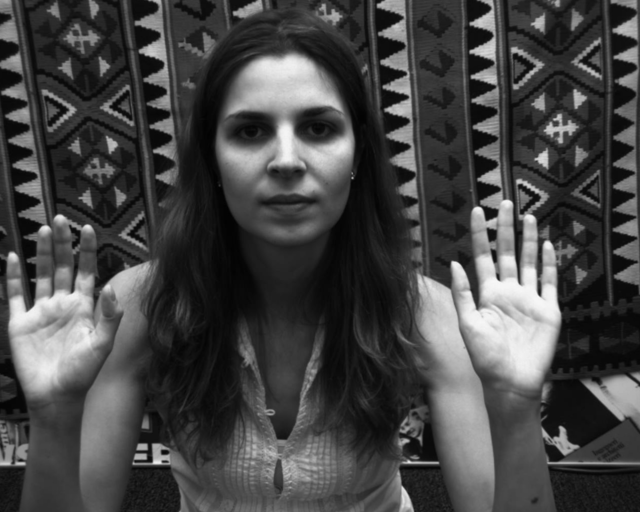
%> input picture ex2/Left.tif, 640 x 512 px
$ octave scr2.m   (GNU Octave 9; MATLAB toolbox functions it lacks are replaced by stand-ins)
%> lines starting %> are read from the running program, lines starting %| are printed output that depends on the picture
### ex2/draw_epipolar_lines.m
function [] = draw_epipolar_lines(im_L,im_R,F,p,f1,f2)
l = F * [p' 1]';
y_1 = (-l(1) - l(3)) / l(2);
q = [1, y_1]
y_end = (-l(1) * size(im_R,2) - l(3)) / l(2);
p = [size(im_R,2), y_end]
figure(f2);
hold on;
plot([q(1), p(1)],[q(2),p(2)]);

end

### ex2/homo.m
function result = homo(vec)
%HOMO Summary of this function goes here
%   Detailed explanation goes here;
[r, h] = size(vec);
result = vec ./ vec(r);
result = result(1: size(vec)-1);

end

### ex2/proj.m
function result = proj(M,p)
new_p = [p' 1];
result = M * new_p';
result = result ./ result(3);
result = result(1:2);
end

### ex2/vector_to_vector_product_matrix.m
function result = vector_to_vector_product_matrix(u)
%VECTOR_TO_VECTOR_PRODUCT_MATRIX Summary of this function goes here
%   Detailed explanation goes here
result = [0 -u(3) u(2);
          u(3) 0 -u(1);
         -u(2) u(1) 0];
end

### ex2/scr2.m
%%%%%%%%%%%%%%%%%%%%%%%%%%%%%%%%%%%%%%%%%%%%%%%%%%%%%%%%%%%%%%
% A(1) Fill in the missing values, given the partial values of the parameters
%of the left and right cameras
%%%%%%%%%%%%%%%%%%%%%%%%%%%%%%%%%%%%%%%%%%%%%%%%%%%%%%%%%%%%%%

% Image L
 % You are given
 % The projection matrix
    M_L= [1100.504780,0,331.023000,0; 0, 1097.763735,259.386377, 0; 0, 0,1,0]

 %Rotation:
     R_L=[ 1  0 0
           0 1 0
           0 0 1]
%Focal length:
    f_L=1.0

% Compute COP1:
  T_L= [0, 0, 0]
%Compute the image center:
% we can find the center of the image in the projection materix
     ox_L = M_L(1, 3);
     oy_L = M_L(2, 3);

% compute the scale factor:
% Since we know f_L is 1 then
     Sx_L =  M_L(1, 1);
     Sy_L =  M_L(2, 2)

 % Compute intrinsic projection matrices:

    Mint_L= M_L(:,1:3);

% Image R:
%You are given the intrinsic parameters:
    %Image center:
    ox_R = 320.798101,
    oy_R = 236.431326,

    % Scale factor:
    Sx_R = 1095.671499,
    Sy_R = 1094.559584

    % Focal length:
    f_R= 1

    % Translation w.r.t. the world origin
    T_R=-[178.2218
          18.8171
          -13.7744]
%    With respect to the image
   T_R_inhomo = T_R ./ T_R(3)

   % Rotation
    R_R =[
         0.9891    0.0602   -0.1346
        -0.0590    0.9982    0.0134
         0.1351   -0.0053    0.9908]

% Compute intrinsic projection matrices: Mint1 and Mint2

   Mint_R= [Sx_R*f_R 0 ox_R;
            0 Sy_R*f_R  oy_R
            0 0 1];

% Compute the projection matrix
    M_R= Mint_R * [R_R R_R * -T_R];

% Compute
    COP_L = null(M_L);
    COP_R = null(M_R);
    COP_R_homo = COP_R ./ COP_R(4);

% What is the distance between COP_L and COP_R?
D= norm(COP_R_homo(1:3) - COP_L(1:3));


%%%%%%%%%%%%%%%%%%%%%%%%%%%%%%%%%%%%%%%%%%%%%%%%%%%%%%%%%%%%%%
% A(2) Projection                                             %
%%%%%%%%%%%%%%%%%%%%%%%%%%%%%%%%%%%%%%%%%%%%%%%%%%%%%%%%%%%%%%

   % Write a finction p=proj(M,P) that recieves as input
   % the 3D point P,  and a projection  matrix M, and output
   % the  2D coordinates of the projected point.

    P=[-140,50,1200]';
    p_L=proj(M_L,P);
    p_R=proj(M_R,P);

    Q=[30,100,2000]';
    q_L=proj(M_L,Q);
    q_R=proj(M_R,Q);

%%%%%%%%%%%%%%%%%%%%%%%%%%%%%%%%%%%%%%%%%%%%%%%%%%%%%%%%%%%%%
% Read the images into im1 and im2,  and dispaly them.      %
% Using the command figure(f1) will redisplay the figure    %
% containing im1.                                           %
%%%%%%%%%%%%%%%%%%%%%%%%%%%%%%%%%%%%%%%%%%%%%%%%%%%%%%%%%%%%%


    im_L=imread('Left.tif');
%> im_L is the input picture: size 512x640 uint8; min 2, max 248, mean 69.5
    im_R=imread('Right.tif');
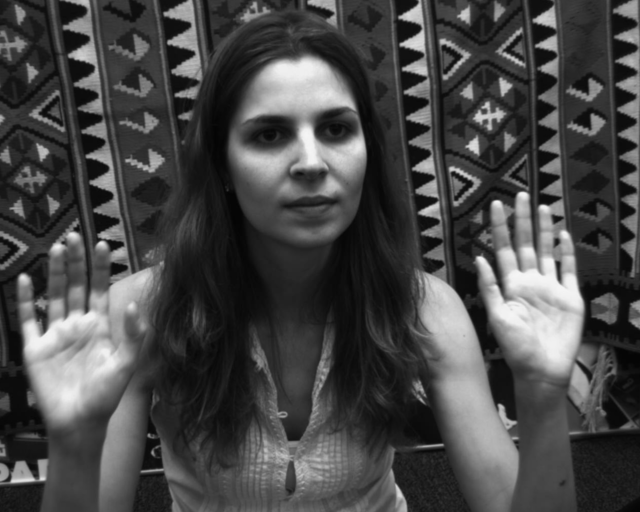
%> input picture ex2/Right.tif, 640 x 512 px
%> im_R is the input picture: size 512x640 uint8; min 4, max 246, mean 71.7

    figure;
    imshow(im_L,[])
    hold on;
    f1=gcf;

    % display the projection on the two images
    figure(f1);
    plot(p_L(1),p_L(2),'*r');
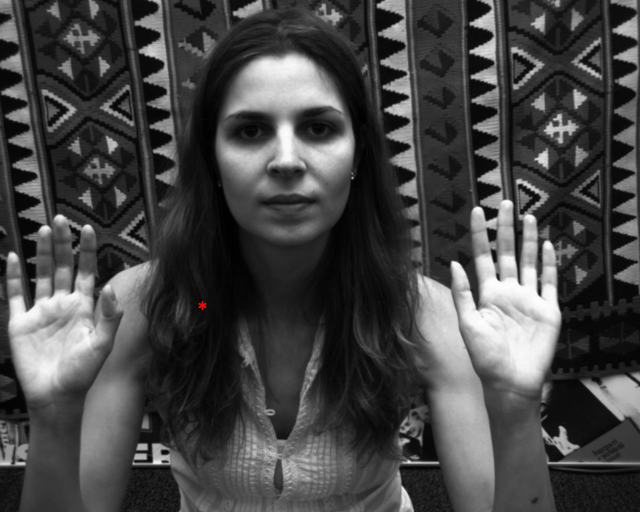
%> figure redrawn from the program's plot data


    figure;
    imshow(im_R,[])
    hold on;
    f2=gcf;

    figure(f2);
    plot(p_R(1),p_R(2),'*r');


    figure;
    imshow(im_L,[])
    hold on;
    f3=gcf;

    figure(f3);
    plot(q_L(1),q_R(2),'*r');
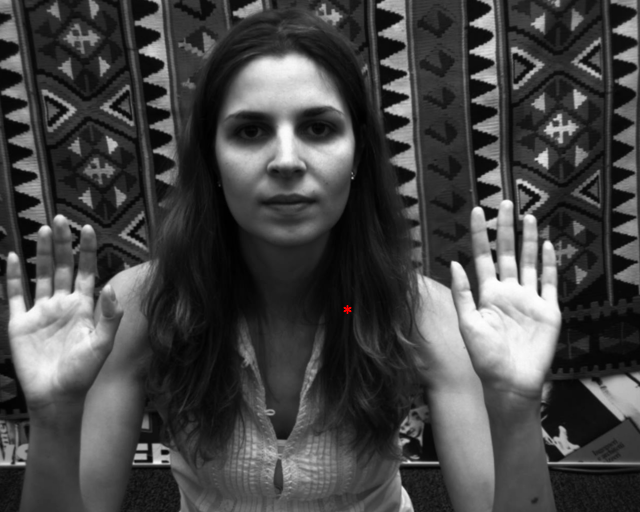
%> figure redrawn from the program's plot data

    figure;
    imshow(im_R,[])
    hold on;
    f4=gcf;

    figure(f4);
    plot(q_R(1),q_R(2),'*r');
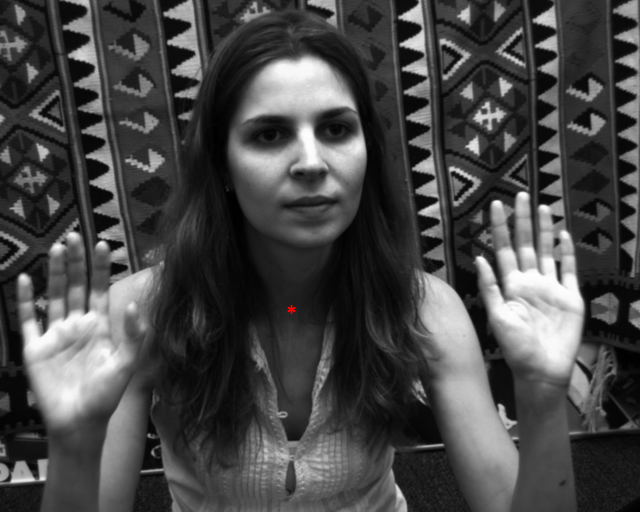
%> figure redrawn from the program's plot data


%%%%%%%%%%%%%%%%%%%%%%%%%%%%%%%%%%%%%%%%%%%%%%%%%%%%%%%%%%%%%
% A(5-7)compute the fundamnral matrix F, the epipoles e_L   %
% and e_R,                                       %
%%%%%%%%%%%%%%%%%%%%%%%%%%%%%%%%%%%%%%%%%%%%%%%%%%%%%%%%%%%%%


     COP_R_homo = COP_R ./ COP_R(4);
     e_L= proj(M_L, homo(COP_R));
     e_R= proj(M_R, homo(COP_L));

     F = vector_to_vector_product_matrix([e_R' 1]') * M_R * pinv(M_L);
     F = F ./ F(3,3);

 % Please normalize F by F(3,3).


 %%%%%%%%%%%%%%%%%%%%%%%%%%%%%%%%%%%%%%%%%%%%%%%%%%%%%%%%%%%%%%%%%%%
 % A(8) Draw epipolar lines
 % You have to write the function
 % [f1,f2]=draw_epipolar_lines(im_L,im_R,F,p,f1,f2) (f1 and f2 are the figures on
 % which im1 and im2 are already dispalyed, the value of f1 and f2 are 0 if the images
 % are note displayed yet. In this case, the f1 and f2 are the output of
 % the function for later use of the figures
 %%%%%%%%%%%%%%%%%%%%%%%%%%%%%%%%%%%%%%%%%%%%%%%%%%%%%%%%%%%%%%%%%%%

 p=[283,348]';% the selected point

 draw_epipolar_lines(im_L,im_R,F,p,f1,f2)
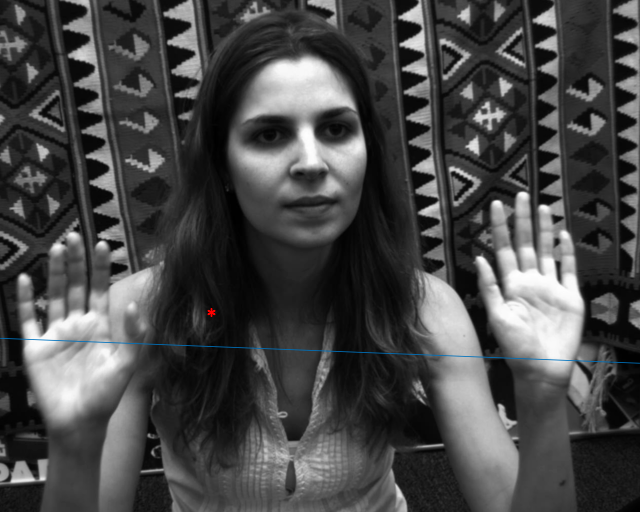
%> figure redrawn from the program's plot data

 figure(f1);

 % Choose points from image 1 (look at help getpts)
 figure(f1);
%> (the run ends here)
